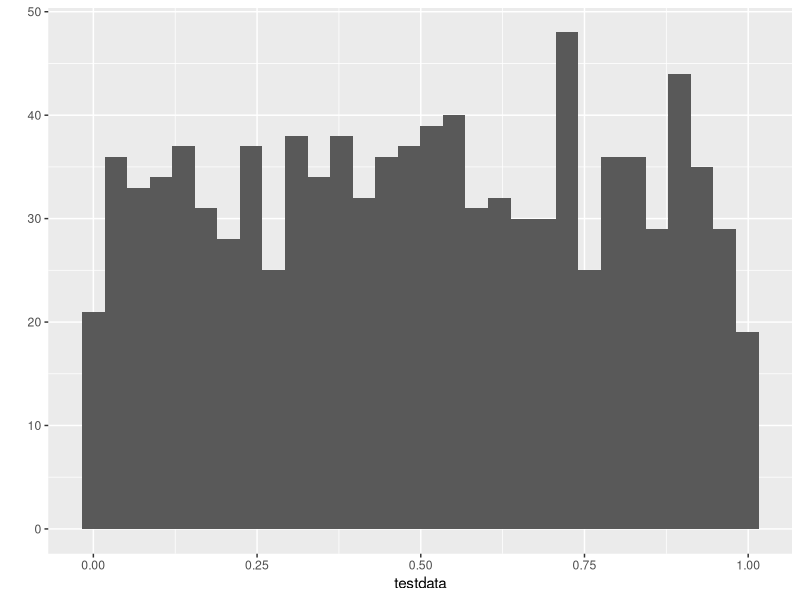
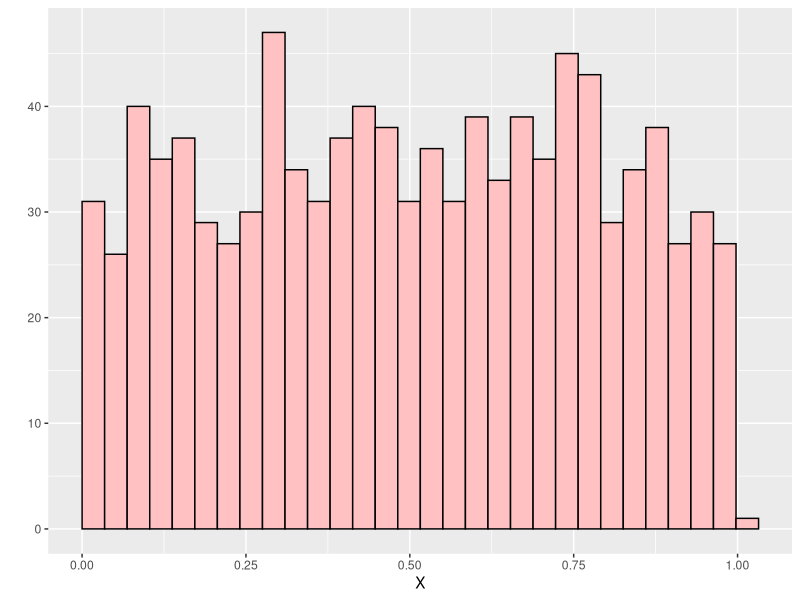
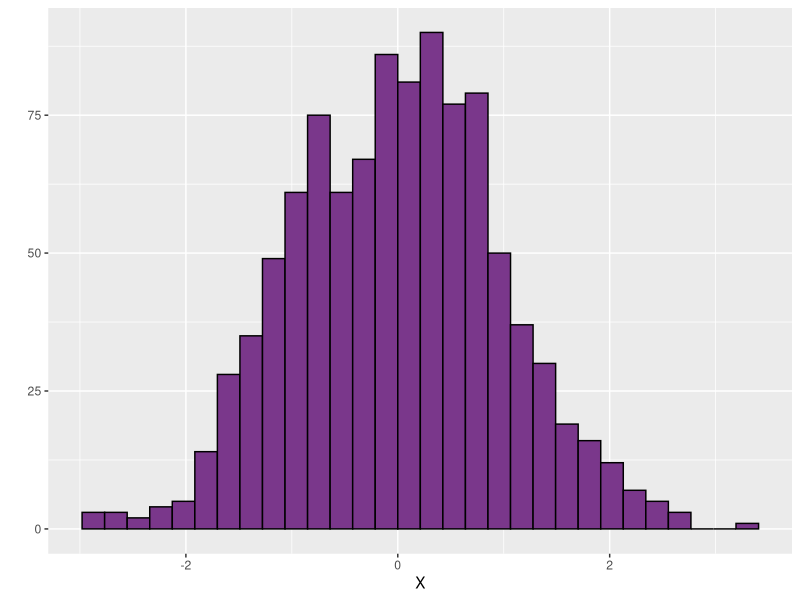
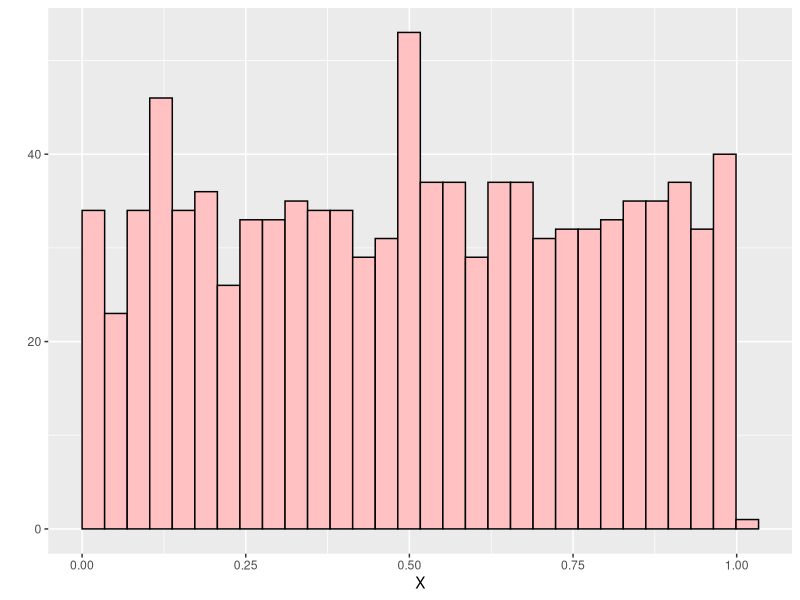
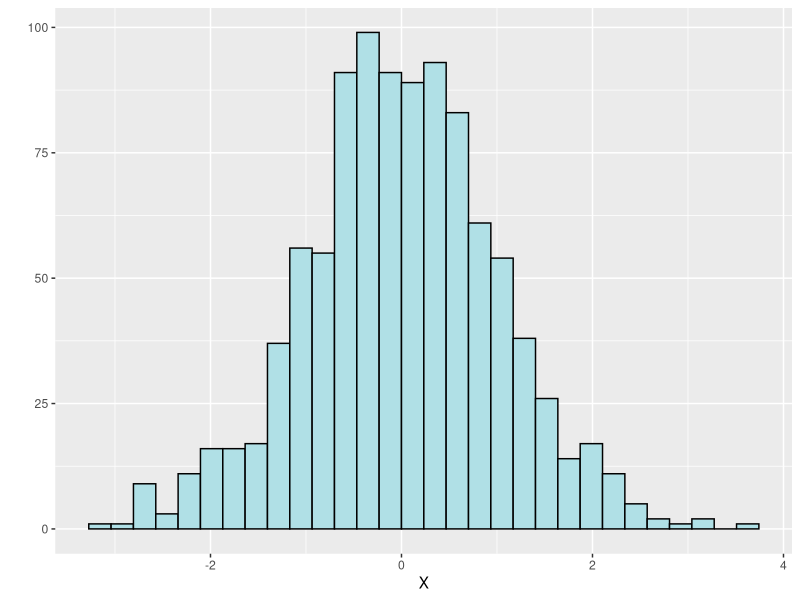
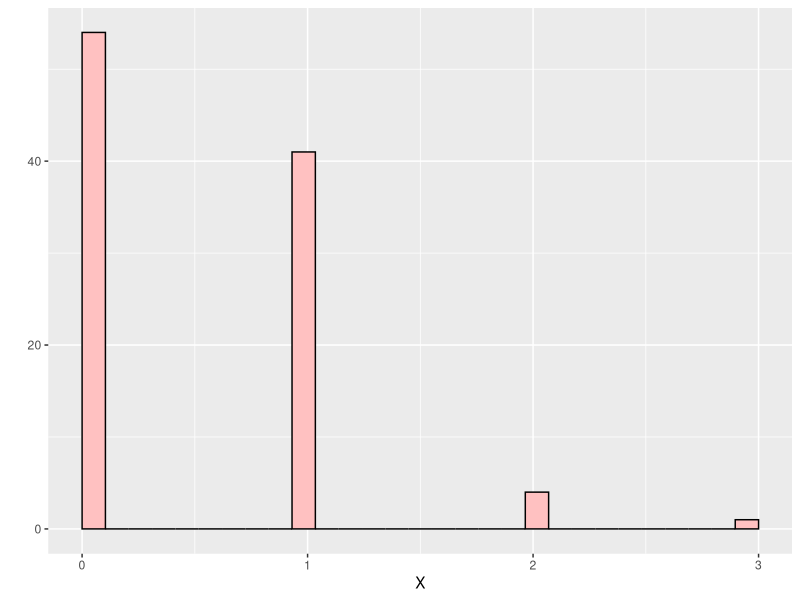
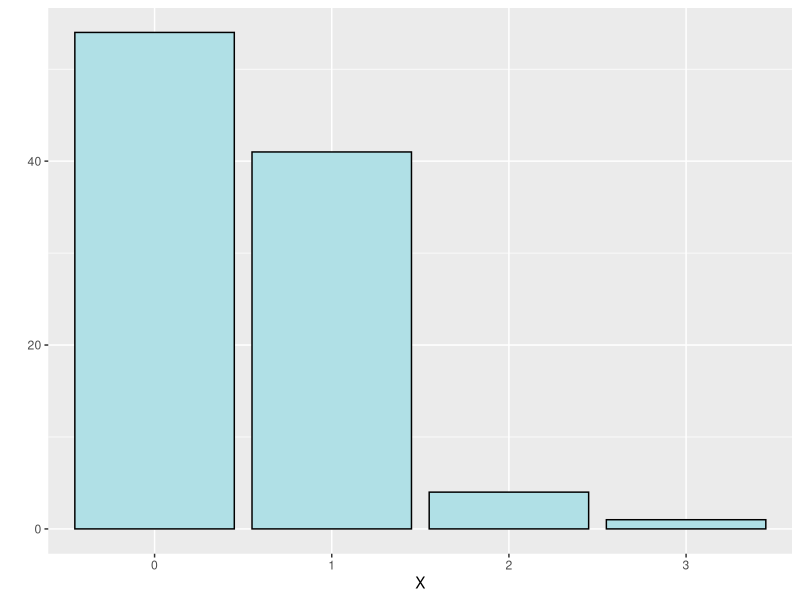
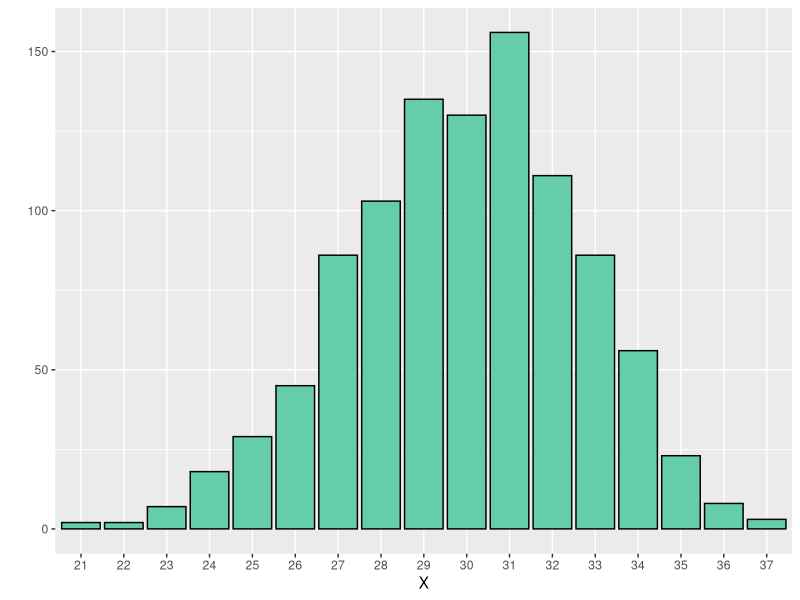

These figures' R source, in order:
# using probability simulatuin in R
#feb 15 ALS

library(ggplot2)
testdata <- runif(1000)
qplot(x=testdata)

#---------------------------
#function histo
#better histogram
#input xData=numeric vector 
#inpu fColor= fill color 
#output = corrected ggplot histogram
#outpit = sumary stats 
#outputs =95% interval

Histo <- function(xData=runif(1000), fColor="rosybrown1") {
  z <- qplot(x=xData,color=I("black") , fill=I(fColor) , xlab="X", boundary=0) 

  print(z) 
  print(summary(xData))
  print(quantile(xData, probs = c(0.025, 0.975)))
}
#test function now 
Histo()
temp <- rnorm(1000)
Histo(xData=temp, fColor="mediumorchid4")

#Function iHisto (integerhistogram)
#works better for interger values
# input xData = a vector of intergers 
# input fColor = named color 
# output = histogram of interers 
# output = summary of xData 
# output = 95%interval for x data 
iHisto <- function(xData=runif(1000), fColor="powderblue") {
  z <- qplot(x=factor(xData),color=I("black") , fill=I(fColor) , xlab="X", boundary=0) 
  
  print(z) 
  print(summary(xData))
  print(quantile(xData, probs = c(0.025, 0.975)))
}

Histo()
temp <- rnorm(1000)
Histo(xData=temp, fColor="powderblue")

temp2 <- rpois(n=100,lambda = 0.5)
Histo(temp2)
iHisto(xData=temp2, fColor="powderblue")
mean(temp==0) #boolean operater hello hello 

#binomial 
# integer from 0 to number of trials 
# parameters size=number of trial 
# parameter p = probability of success


x <- rbinom(n=1000, size=40, p=0.75)
iHisto(xData=x, fColor="mediumaquamarine")
#-------------------------------------------Begin class feb 20th 
x <- rbinom(n=1000, size=500, p=0.75)
iHisto(xData=x, fColor="mediumaquamarine")


#poisson 
#constant rate process
z<-rpois(n=1000, lambda = 1) 
iHisto(z)
mean(z==0)

#negative binomial
# range fron 0 to infinity 
#n = number of replicates 
# size is the number of trials
# prob= probability of sucess w one trial 
z <- rnbinom(n=1000, size = 2, p=0.5)
Histo(z)
#alternatively call w mu= mean rate
#size= index of overdispersion 
#small size = high dispersion 
z <- rnbinom(n=1000, mu=1.1,size=0.7)
Histo(z)
z <- rnbinom(n=1000, size=1, p=0.95)
Histo(z)
#Multinomial distribution
# "balls in urns"  each urn have seperate probs 

z <- rmultinom(n=5, size=1000, prob = c(0.2, 0.7, 0.1))
z
rowMeans(z)

#creating multinomial finction 
z <- sample(x=LETTERS[1:3], size=20, prob = c(0.2, 0.7, 0.1), replace=TRUE)
z
table(z)
#continuous Distributions
#uniform 
z <- runif(n=1000, min=3, max=10.2)
Histo(z)
#normal distributions 
z <- rnorm(n=1000, mean=2.2, sd=6)
Histo(z)
#gamma distribution 
#distribution of waiting times for failure
#shape and scale parameters
#mean=shape* scale
#variancee=shape*scale^2

z <- rgamma(n=1000, shape=10, scale=10)
Histo(z)

z <- rgamma(n=1000, shape=0.1, scale=0.1)
Histo(z)

#Beta distribution 
#bounded between 0 and 1 
#change boundary by adding or multiplying final vector 

#conjugate prior for a binomial distribution

#binomial
#begin with p 
#generate number of sucesses and failures 
#p is ~ successes/(successes + failures)
#problems at small sample sizes 
#shape1= number of successes + 1
#shape 2= number of failures + 1 

z <- rbeta(n=1000, shape1=1, shape2 = 1)
Histo(z)

z <- rbeta(n=1000, shape1=0.1, shape2 = 0.3)
Histo(z)
#maximum Likelihoofd in R 
library(MASS)
x <- rnorm(n=1000,mean=92.5, sd=2.5) 
Histo(x)

zFit <- fitdistr(x,"normal") 
str(zFit)                
zFit$estimate

#now fit to gamma
zFit <- fitdistr(x, "gamma")
zFit$estimate
zNew <- rgamma(n=1000, shape=1449, rate=15.7)
Histo(zNew)
summary(x)

z <- runif(n=1000, min=85, max=100)
Histo(z)
#-------- End class feb 20th 